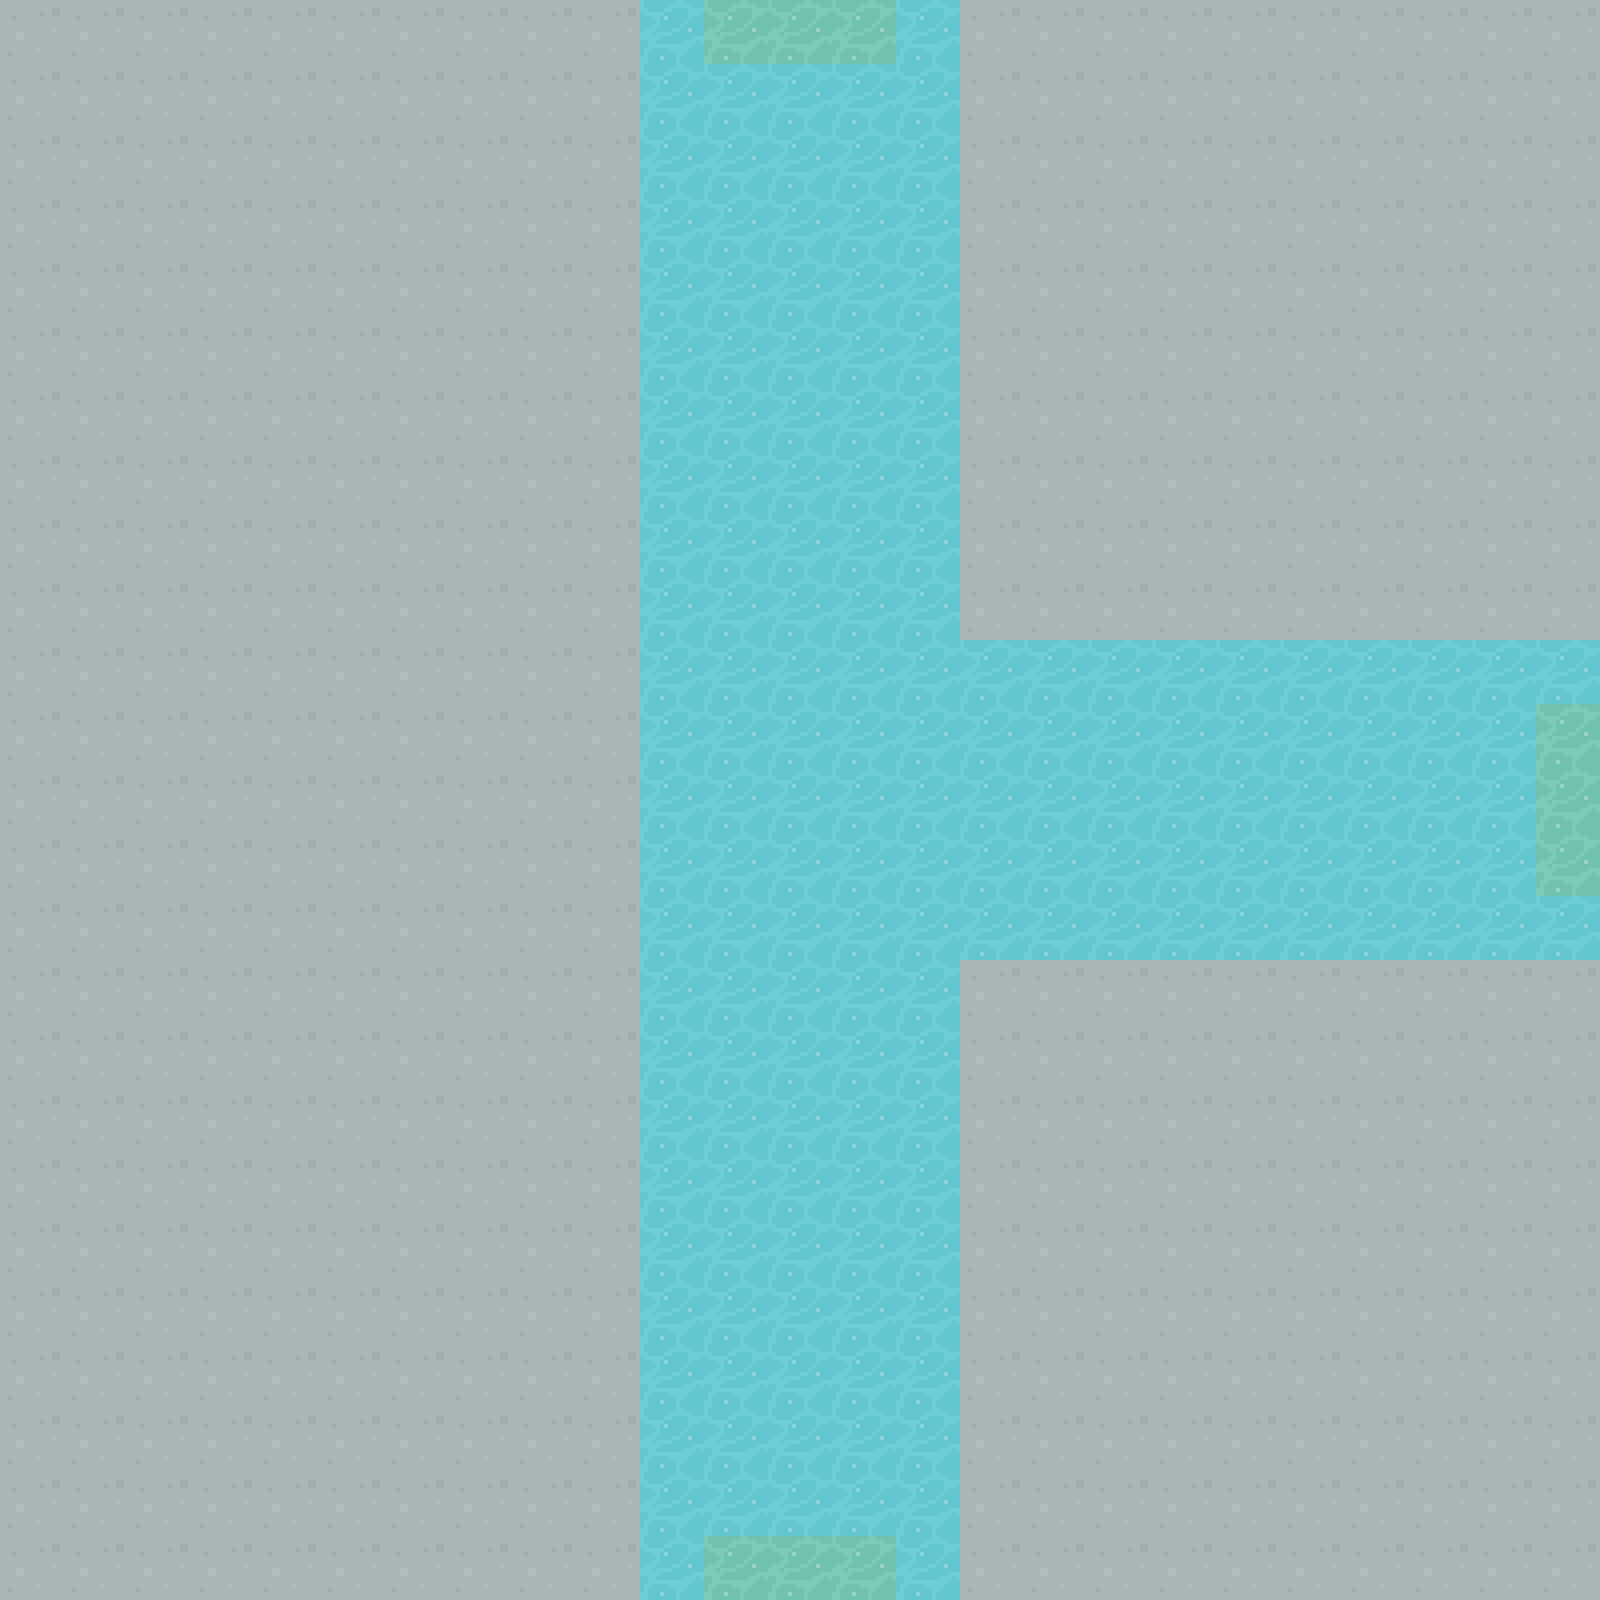

The image is a tile-based game level rendered from a .tmx file. Its description and complete source (layers, tilesets, objects, tile grids) follow:
An orthogonal 25x25 tile map with 64x64 px tiles, 1 tile layer (Tile Layer 1) and 5 objects (SOUTH, NORTH, EAST).

<map version="1.2" tiledversion="1.3.3" orientation="orthogonal" renderorder="right-down" width="25" height="25" tilewidth="64" tileheight="64" infinite="0" nextlayerid="3" nextobjectid="12">
 <tileset firstgid="1" source="../maps/64TilesheetDungeon.tsx" />
 <layer id="1" name="Tile Layer 1" width="25" height="25">
  <data encoding="csv">
68,68,68,68,68,68,68,68,68,68,321,326,326,326,321,68,68,68,68,68,68,68,68,68,68,
68,68,68,68,68,68,68,68,68,68,321,321,321,321,321,68,68,68,68,68,68,68,68,68,68,
68,68,68,68,68,68,68,68,68,68,321,321,321,321,321,68,68,68,68,68,68,68,68,68,68,
68,68,68,68,68,68,68,68,68,68,321,321,321,321,321,68,68,68,68,68,68,68,68,68,68,
68,68,68,68,68,68,68,68,68,68,321,321,321,321,321,68,68,68,68,68,68,68,68,68,68,
68,68,68,68,68,68,68,68,68,68,321,321,321,321,321,68,68,68,68,68,68,68,68,68,68,
68,68,68,68,68,68,68,68,68,68,321,321,321,321,321,68,68,68,68,68,68,68,68,68,68,
68,68,68,68,68,68,68,68,68,68,321,321,321,321,321,68,68,68,68,68,68,68,68,68,68,
68,68,68,68,68,68,68,68,68,68,321,321,321,321,321,68,68,68,68,68,68,68,68,68,68,
68,68,68,68,68,68,68,68,68,68,321,321,321,321,321,68,68,68,68,68,68,68,68,68,68,
68,68,68,68,68,68,68,68,68,68,321,321,321,321,321,321,321,321,321,321,321,321,321,321,321,
68,68,68,68,68,68,68,68,68,68,321,321,321,321,321,321,321,321,321,321,321,321,321,321,326,
68,68,68,68,68,68,68,68,68,68,321,321,321,321,321,321,321,321,321,321,321,321,321,321,326,
68,68,68,68,68,68,68,68,68,68,321,321,321,321,321,321,321,321,321,321,321,321,321,321,326,
68,68,68,68,68,68,68,68,68,68,321,321,321,321,321,321,321,321,321,321,321,321,321,321,321,
68,68,68,68,68,68,68,68,68,68,321,321,321,321,321,68,68,68,68,68,68,68,68,68,68,
68,68,68,68,68,68,68,68,68,68,321,321,321,321,321,68,68,68,68,68,68,68,68,68,68,
68,68,68,68,68,68,68,68,68,68,321,321,321,321,321,68,68,68,68,68,68,68,68,68,68,
68,68,68,68,68,68,68,68,68,68,321,321,321,321,321,68,68,68,68,68,68,68,68,68,68,
68,68,68,68,68,68,68,68,68,68,321,321,321,321,321,68,68,68,68,68,68,68,68,68,68,
68,68,68,68,68,68,68,68,68,68,321,321,321,321,321,68,68,68,68,68,68,68,68,68,68,
68,68,68,68,68,68,68,68,68,68,321,321,321,321,321,68,68,68,68,68,68,68,68,68,68,
68,68,68,68,68,68,68,68,68,68,321,321,321,321,321,68,68,68,68,68,68,68,68,68,68,
68,68,68,68,68,68,68,68,68,68,321,321,321,321,321,68,68,68,68,68,68,68,68,68,68,
68,68,68,68,68,68,68,68,68,68,321,326,326,326,321,68,68,68,68,68,68,68,68,68,68
</data>
 </layer>
 <objectgroup id="2" name="Object Layer 1">
  <object id="3" name="SOUTH" x="704" y="1536" width="192" height="64" />
  <object id="4" x="-127.913" y="453.829" width="1.75223" />
  <object id="9" name="NORTH" x="704" y="0" width="192" height="64" />
  <object id="10" x="-78.8505" y="131.418" />
  <object id="11" name="EAST" x="1536" y="704" width="64" height="192" />
 </objectgroup>
</map>
